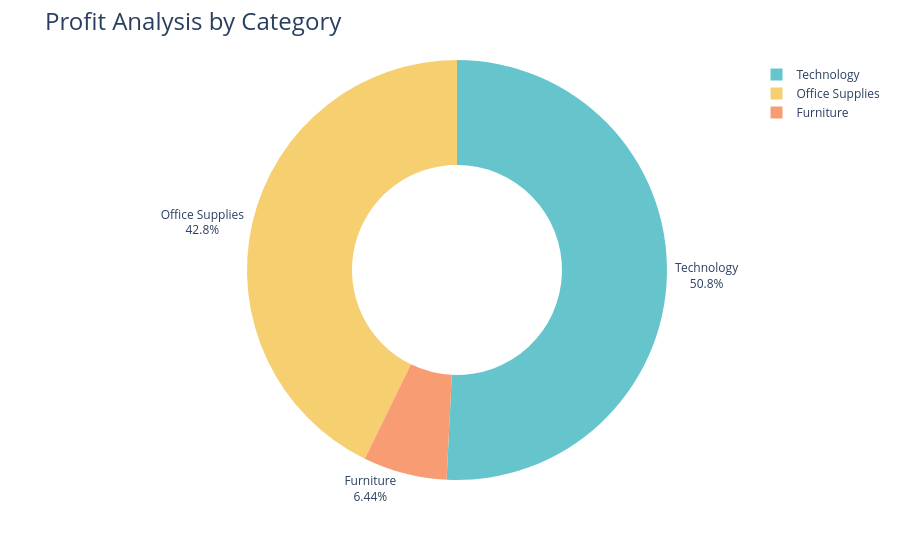

Notebook source saved alongside this figure:
### Code cell
fig = px.pie(profit_by_category,
             values ='Profit',
             names = 'Category',
             hole = 0.5,
             color_discrete_sequence = px.colors.qualitative.Pastel)
fig.update_traces(textposition = 'outside', textinfo = 'percent+label')
fig.update_layout(title_text = 'Profit Analysis by Category' ,title_font =dict(size =24))

fig.show()

### Figure 1 — Plotly figure (JSON) as saved in the notebook; plotly's stock layout.template omitted (floating-point values rounded to 4 significant figures)
{"data": [{"domain": {"x": [0, 1], "y": [0, 1]}, "hole": 0.5, "hovertemplate": "Category=%{label}<br>Profit=%{value}<extra></extra>", "labels": ["Furniture", "Office Supplies", "Technology"], "legendgroup": "", "name": "", "showlegend": true, "textinfo": "percent+label", "textposition": "outside", "type": "pie", "values": [18450.0, 122500.0, 145500.0]}], "layout": {"legend": {"tracegroupgap": 0}, "margin": {"t": 60}, "piecolorway": ["rgb(102, 197, 204)", "rgb(246, 207, 113)", "rgb(248, 156, 116)", "rgb(220, 176, 242)", "rgb(135, 197, 95)", "rgb(158, 185, 243)", "rgb(254, 136, 177)", "rgb(201, 219, 116)", "rgb(139, 224, 164)", "rgb(180, 151, 231)", "rgb(179, 179, 179)"], "title": {"font": {"size": 24}, "text": "Profit Analysis by Category"}}}
